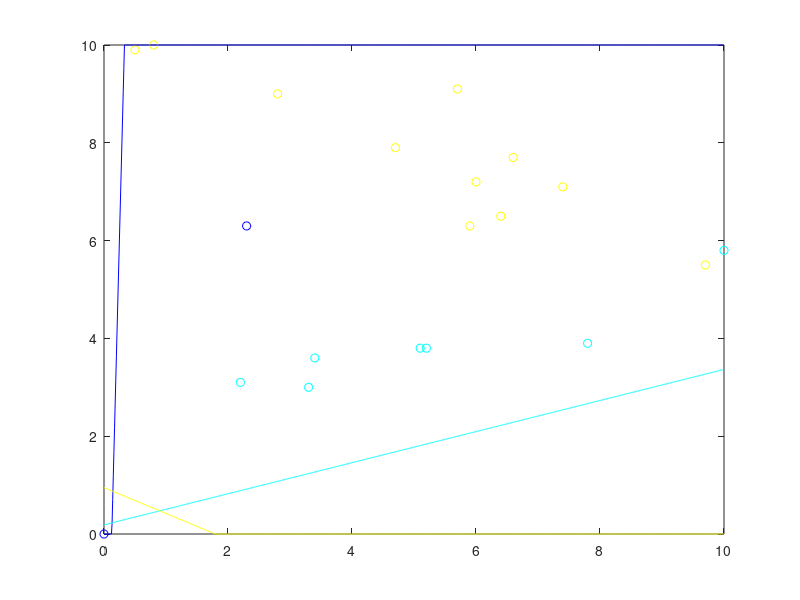

Reproduce this figure in MATLAB.
x0 = 0.000000:.01:10.000000;
c0 = [2.300000 6.300000 ;
0.000000 0.000000 ;
];
y_c0 =  - 0.999792 / -0.0203925 * x0  + 0.125676 / -0.0203925;
c1 = [3.400000 3.600000 ;
3.300000 3.000000 ;
7.800000 3.900000 ;
5.100000 3.800000 ;
2.200000 3.100000 ;
5.200000 3.800000 ;
10.000000 5.800000 ;
];
y_c1 =  - -0.302858 / 0.953036 * x0  + 0.178845 / 0.953036;
c2 = [6.600000 7.700000 ;
0.800000 10.000000 ;
9.700000 5.500000 ;
2.800000 9.000000 ;
5.700000 9.100000 ;
5.900000 6.300000 ;
6.000000 7.200000 ;
0.500000 9.900000 ;
4.700000 7.900000 ;
7.400000 7.100000 ;
6.400000 6.500000 ;
];
y_c2 =  - 0.467134 / 0.884186 * x0  + 0.838899 / 0.884186;
colors = jet(3);
if (size(c0) >0) plot (c0(:,1), c0(:,2),'o', 'color', colors(1,:)); end
hold on;
if (size(c1) >0) plot (c1(:,1), c1(:,2),'o', 'color', colors(2,:)); end
hold on;
if (size(c2) >0) plot (c2(:,1), c2(:,2),'o', 'color', colors(3,:)); end
hold on;
for i = 1 : size(y_c0, 2) 
 if y_c0(i) > 10.000000 
 y_c0(i) = 10.000000; 
 end 
 if y_c0(i) < 0.000000 
 y_c0(i) = 0.000000; 
 end 
 end
for i = 1 : size(y_c1, 2) 
 if y_c1(i) > 10.000000 
 y_c1(i) = 10.000000; 
 end 
 if y_c1(i) < 0.000000 
 y_c1(i) = 0.000000; 
 end 
 end
for i = 1 : size(y_c2, 2) 
 if y_c2(i) > 10.000000 
 y_c2(i) = 10.000000; 
 end 
 if y_c2(i) < 0.000000 
 y_c2(i) = 0.000000; 
 end 
 end
plot(x0, y_c0, 'color', colors(1,:));
hold on;
plot(x0, y_c1, 'color', colors(2,:));
hold on;
plot(x0, y_c2, 'color', colors(3,:));
hold on;
